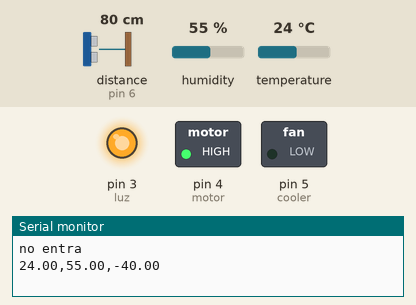
Bench run of a sketch on a simulated Arduino Uno, built with avr-gcc and run on an emulated ATmega328P. On the bench: switched loads named in the sketch (green lamp = pin HIGH), output pins drawn as LEDs (lit = HIGH), the last lines printed to the serial monitor. Wiring (inferred from the names in the program): ultrasonic range finder: trigger pin 7; echo pin 6. Inputs (shaded band) come from the test bench; at power-on: distance to the obstacle (sensor on pin 6) 80 cm, temperature 24 °C, humidity 55 %. The echo pulse lasts 58.3 µs per cm; pins used as bus, display or sensor lines are not drawn.

Above: at 1.2 s.
1.3 s: distance to the obstacle (sensor on pin 6) set to 13 cm
6.2 s: distance to the obstacle (sensor on pin 6) set to 10 cm
At 10.5 s:
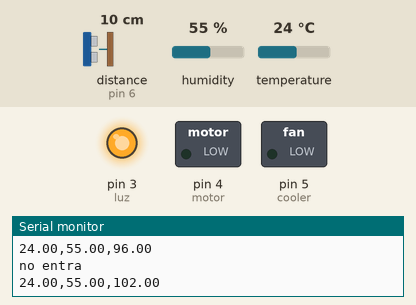
11.5 s: temperature set to 28 °C
16.3 s: temperature set to 31 °C
At 21.2 s:
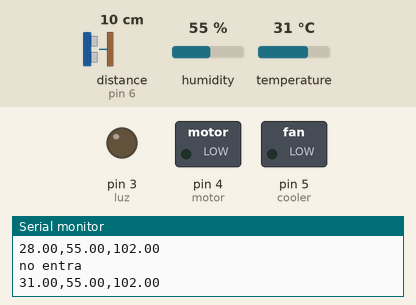
21.6 s: distance to the obstacle (sensor on pin 6) set to 46 cm
26.3 s: distance to the obstacle (sensor on pin 6) set to 56 cm
At 30.9 s:
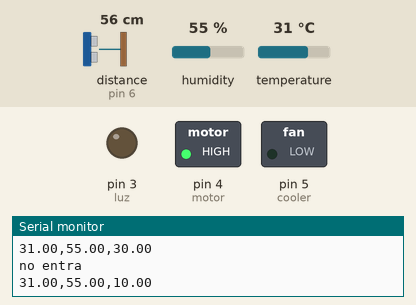
Timing chart, 0 to 32.4 s (numbered marks = the images above; inputs shaded):
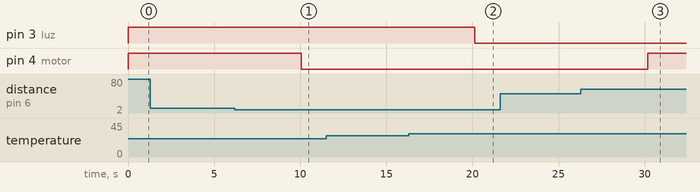

The sketch:

codigo_comedero.ino
```cpp
#include "DHT.h" // incluyo ibreria de sensor temperatura

/*   ==============>>> CONEXIONES   <<<================

HC-SR04 conexiones:
  VCC al arduino 5v
  GND al arduino GND
  Echo al Arduino pin 6
  Trig al Arduino pin 7

COOLER
  pin 13
LUCES
  pin 3
SENSOR TEMPERATURA DHT
  pin 8
*/

//===========================================

//	VARIABLES DE ALIMENTO(sensor distancia)

#define PECHO 6
#define PTRIG 7
float porcentaje_lleno;
long duracion, distancia;
int luz=3;
int motor=4;
int estado_motor=0;
int estado_cooler=0;
//-------------------------------------------

//	VARIABLES SDE SENSOR DE TEMPERATURA

#define DHTPIN 8
#define DHTTYPE DHT11
DHT dht(DHTPIN, DHTTYPE);
int cooler=5;
int estado_luz=0;
//=============================================

// INICIO

void setup() {
  Serial.begin (9600);       // inicializa el puerto seria a 9600 baudios

  // DEFINE PINES SENSOR DISTANCIA
  pinMode(PECHO, INPUT);     // define el pin 6 como entrada (echo)
  pinMode(PTRIG, OUTPUT);    // define el pin 7 como salida  (triger)

  // PIN MOTOR LLENADO
  pinMode(motor, OUTPUT);            // Define el pin 4 como salida

  // PIN LUCES
  pinMode(luz, OUTPUT);            // Define el pin 1 como salida
  //pinMode(2, OUTPUT);            // Define el pin 2 como salida

  // PIN COOLER
  pinMode(cooler, OUTPUT);

  //SENSOR TEMPERATURA
  dht.begin();
}


void loop() {

    if(Serial.available()>0) //Comprobamos si en el buffer hay datos
  {
    int dato=Serial.read();  //Lee cada carácter uno por uno y se almacena en una variable
    Serial.println(dato);  //Imprimimos en la consola el carácter recibido
  }else{
    Serial.println("no entra");  //Imprimimos en la consola el carácter recibido
  }

  digitalWrite(PTRIG, LOW);
  delayMicroseconds(2);
  digitalWrite(PTRIG, HIGH);   // Genera el pulso de triger por 10ms
  delayMicroseconds(10);
  digitalWrite(PTRIG, LOW);
  duracion = pulseIn(PECHO, HIGH);
  distancia = (duracion/2) / 29;            // Calcula la distancia en centimetros
  porcentaje_lleno = ((((-100)*distancia)+6000)/50); // Calcula el porcentaje que esta lleno


//==============================================

// LOGICA DE LLENADO

  if (distancia >= 500 || distancia <= 0){  // si la distancia es mayor a 500cm o menor a 0cm
    Serial.println("ERROR LECTURA");                  // no mide nada
  }
  else {
		if (porcentaje_lleno <= 20 && estado_motor == 0){
		digitalWrite(motor,HIGH);
		estado_motor=1;
                }
		else if (porcentaje_lleno >= 100 && estado_motor == 1){
		digitalWrite(motor,LOW);
		estado_motor=0;
		}
	}

//============================================

// CONTROL DE TEMPERATURA

  float Temperatura = dht.readTemperature();
  float Humedad = dht.readHumidity();
  int temp_min = 30;
  int temp_max = 34;
  int temp_ideal= ((temp_max-temp_min)/2);

  if (Temperatura >=temp_min && Temperatura <=temp_max){
	if (estado_luz == 1){
	digitalWrite(luz,LOW);
	estado_luz=0;
	}
	if (estado_cooler == 1){
	digitalWrite(cooler,LOW);
	estado_cooler=0;
	}
  }
  else if (Temperatura <= temp_min && estado_luz == 0){
   digitalWrite(luz,HIGH);
   estado_luz=1;
	}
  else if ( Temperatura >= temp_max && estado_cooler == 0){
	digitalWrite(cooler,HIGH);
	estado_cooler=1;
	}

//====================================

//String jsonString = "{\"temp\":";jsonString += Temperatura;jsonString +="\",\"hum\":";jsonString += Humedad;jsonString +="\",\"porc_lleno\":";jsonString += porcentaje_lleno;jsonString +="\"}";
//Serial.println(jsonString);
Serial.print(Temperatura);
Serial.print(",");
Serial.print(Humedad);
Serial.print(",");
Serial.println(porcentaje_lleno);

  delay(5000);
}
```

Measured:
- the behaviour switches between 12 and 11 cm on distance to the obstacle (sensor on pin 6) (found by bisection; images 0 and 1)
- the behaviour switches between 29 and 30 °C on temperature (found by bisection; images 1 and 2)
- the behaviour switches between 50 and 51 cm on distance to the obstacle (sensor on pin 6) (found by bisection; images 2 and 3)
- after the input at 6.2 s, pin 4 (motor): HIGH → LOW after 3.9 s
- after the input at 16.3 s, pin 3 (luz): HIGH → LOW after 3.8 s
- after the input at 26.3 s, pin 4 (motor): LOW → HIGH after 3.9 s
